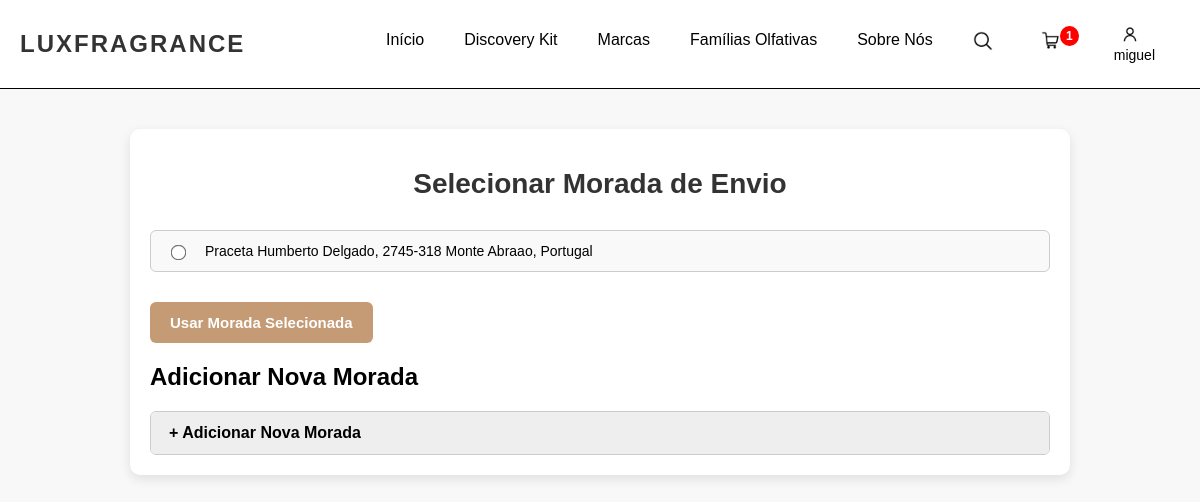
Screenshot of /selecionar_morada.php (signed in) with the database file from the repository.
### tables this page shows
CREATE TABLE `moradas_cliente` (
  `id_morada` int(11) NOT NULL,
  `id_cliente` int(11) NOT NULL,
  `endereco` varchar(255) DEFAULT NULL,
  `andar` varchar(10) DEFAULT NULL,
  `porta` varchar(10) DEFAULT NULL,
  `codigo_postal` varchar(20) DEFAULT NULL,
  `cidade` varchar(100) DEFAULT NULL,
  `pais` varchar(100) DEFAULT NULL
);

### config.php (called while the page is built, shortened)
<?php
$host = 'localhost';
$user = 'root';
$password = '';
$dbname = 'perfumes_nicho';
$liga = mysqli_connect($host, $user, $password, $dbname);
function buscarMoradasCliente($id_cliente)
{
    global $liga;
    $stmt = mysqli_prepare($liga, "SELECT * FROM moradas_cliente WHERE id_cliente = ?");
    mysqli_stmt_bind_param($stmt, 'i', $id_cliente);
    mysqli_stmt_execute($stmt);
    $res = mysqli_stmt_get_result($stmt);
    return mysqli_fetch_all($res, MYSQLI_ASSOC);
}
?>

### selecionar_morada.php (the view, shortened to what this page needs)
<?php
include('config.php');
$mostrarResumo = false;
$id_sessao = $_SESSION['id_sessao'] ?? null;
$id_cliente = $id_sessao;
$moradas = buscarMoradasCliente($id_cliente);
?>
<!DOCTYPE html>
<html lang="pt">
<head>
    <link rel="stylesheet" href="styles.css">
</head>
<body>
    <?php include('menu.php'); ?>
    <div class="perfil-container">
        <h1>Selecionar Morada de Envio</h1>
        <?php if (!$mostrarResumo): ?>
            <?php if (!empty($moradas)): ?>
                <form method="POST">
                    <?php foreach ($moradas as $morada): ?>
                        <div class="morada-opcao">
                            <input type="radio" name="morada_id" value="<?= $morada['id_morada'] ?>" required>
                            <?= htmlspecialchars($morada['endereco']) ?>,
                            <?= htmlspecialchars($morada['codigo_postal']) ?>             <?= htmlspecialchars($morada['cidade']) ?>,
                            <?= htmlspecialchars($morada['pais']) ?>
                        </div>
                    <?php endforeach; ?>
                    <button class="botao-morada" type="submit" name="usar_existente">Usar Morada Selecionada</button>
                </form>
            <?php else: ?>
                <p>Não tem moradas registadas ainda.</p>
            <?php endif; ?>
            <h2>Adicionar Nova Morada</h2>
            <form method="POST">
                <div class="dropdown-nova-morada">
                    <div class="dropdown-header" onclick="toggleDropdown()">
                        + Adicionar Nova Morada
                    </div>
                </div>
            </form>
        <?php endif; ?>
    </div>
</body>
</html>

### styles.css (style rules this page uses)
body { font-family: Arial, sans-serif; margin: 0; padding: 0; background-color: #f8f8f8; }
.perfil-container { max-width: 900px; margin: 40px auto; padding: 20px; background-color: #fff; border-radius: 10px; box-shadow: 0 4px 12px rgba(0, 0, 0, 0.1); font-family: Arial, sans-serif; }
.perfil-container h1 { text-align: center; font-size: 28px; margin-bottom: 30px; color: #333; }
.morada-opcao { border: 1px solid #ccc; border-radius: 6px; padding: 12px 16px; margin-bottom: 15px; background-color: #f9f9f9; font-size: 14px; display: flex; align-items: center; gap: 10px; }
.morada-opcao input[type="radio"] { transform: scale(1.2); margin-right: 10px; }
.botao-morada { background-color: #c59b76; color: white; border: none; padding: 12px 20px; font-size: 15px; font-weight: bold; border-radius: 6px; cursor: pointer; transition: background-color 0.3s ease; margin-top: 15px; }
.dropdown-nova-morada { margin-top: 20px; border: 1px solid #ccc; border-radius: 6px; overflow: hidden; background-color: #fdfdfd; }
.dropdown-header { background-color: #eee; padding: 12px 18px; cursor: pointer; font-weight: bold; font-size: 16px; user-select: none; }

### rows the page displays
moradas_cliente: endereco "Praceta Humberto Delgado", codigo_postal "2745-318", cidade "Monte Abraao", pais "Portugal"

### other values shown
$totalCarrinho "1"
$nome_utilizador "miguel"
